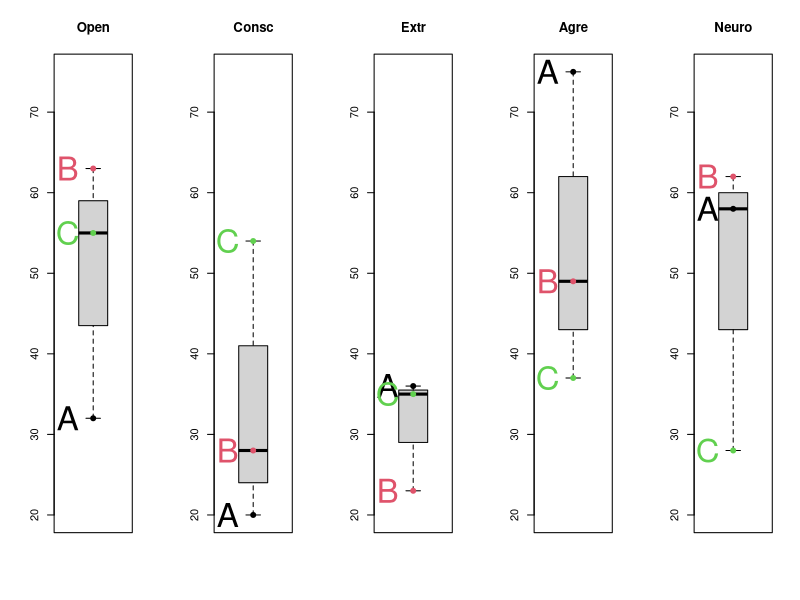

Write the R code that produced this figure.
A<-c(32,20,36,75,58)
B<-c(63,28,23,49,62)
C<-c(55,54,35,37,28)
trait<-rbind(A,B,C)
colnames(trait)<-c("Open","Consc","Extr","Agre","Neuro")
yrng<-c(min(trait),max(trait))

par(mfrow=c(1,5))

for (i in 1:5){boxplot(trait[,i],ylim=yrng,main=dimnames(trait)[[2]][i])
               for (j in 1:nrow(trait)){
                points(trait[j,i],col=j,pch=19)
                text(.65,trait[j,i],dimnames(trait)[[1]][j],cex=3,col=j)
                }
}
